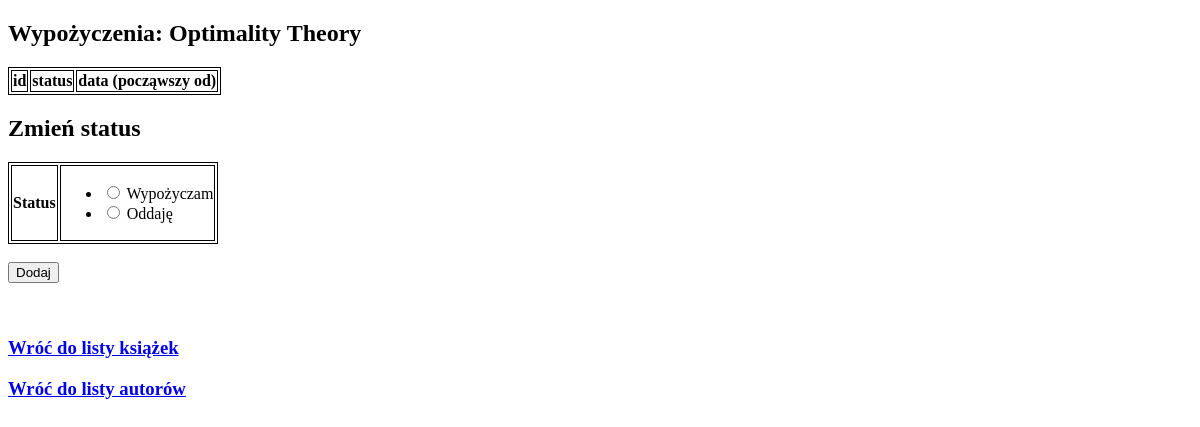
The page /books/1 on the database as committed earlier.
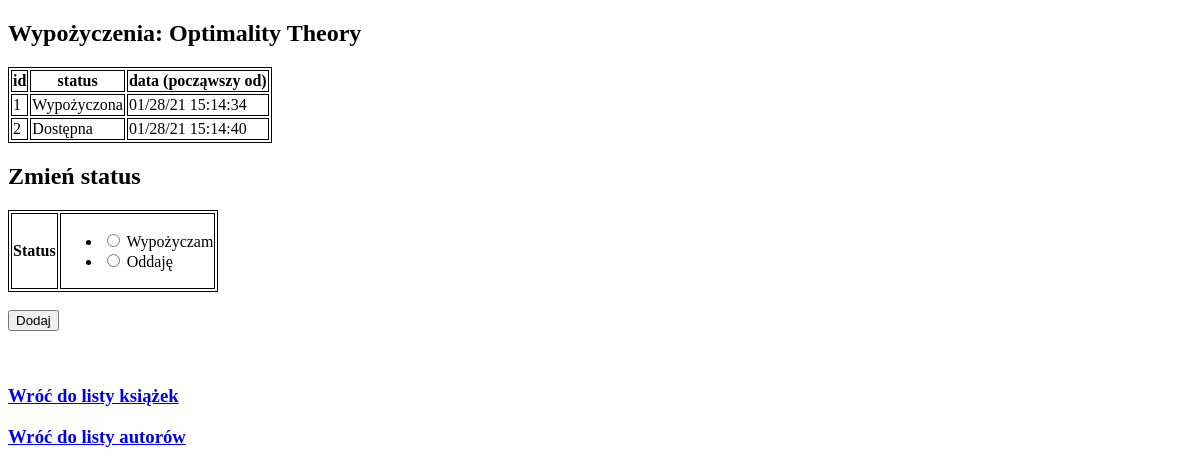
The same page on the database as committed later.
### app/models.py (models this page shows, shortened)
class Borrow(db.Model):
    __tablename__ = 'borrow'
    id = db.Column(db.Integer, primary_key=True)
    date = db.Column(db.DateTime, index=True, default=datetime.utcnow)
    book_id = db.Column(db.Integer, db.ForeignKey('book.id'))
    in_stock = db.Column(db.Boolean, default=False)

### app/routes.py (the view, shortened to what this page needs)
@app.route('/books/<int:book_id>', methods=["GET", "POST"])
def book_borrowings(book_id):
    error = None
    book = Book.query.get(book_id)
    borrows = [borrow for borrow in book.borrows]
    if len(borrows) != 0:
        latest = book.borrows[-1]
    else:
        latest = None
    form = BorrowForm()
    return render_template("book.html",
                           book=book, form=form, borrows=borrows, error=error)

### app/forms2.py
class BorrowForm(FlaskForm):
    in_stock = RadioField(
        "Status",
        choices=["Wypożyczam", "Oddaję"],
        validators=[DataRequired()]
    )

### app/templates/book.html (shortened to what this page needs)
<!DOCTYPE html>
<html lang="en">
<head>
</head>
<h2>Wypożyczenia: {{book.title}} </h2>
<table>
    <thead>
    <th>id</th>
    <th>status</th>
    <th>data (począwszy od)</th>
    </thead>
    {% for borrow in borrows %}
    <tr>
        <td>{{ borrow.id }}</td>
        <td>{% if borrow.in_stock==False %} Wypożyczona {% elif borrow.in_stock==True %} Dostępna {% endif %}</td>
        <td>{{ (borrow.date).strftime("%x") }} {{ (borrow.date).strftime("%X") }}</td>
    </tr>
    {% endfor %}
</table>
<div>
    <h2> Zmień status</h2>
    <form method="POST" action="/books/{{ book.id }}">
        <table>
                <tr>
                    <th>Status</th>
                    <td>{{ form.in_stock }}</td>
                </tr>
        </table>
        <br>
        <input type="submit" value="Dodaj">
    </form>
</div>
<br><br>
<h3><a href="/books/">Wróć do listy książek</a></h3>
<h3><a href="/authors/">Wróć do listy autorów</a></h3>
</html>

Rows that differ between the two databases and show on the page:
added Borrow: id "1", in_stock "Wypożyczona", date "01/28/21", date "15:14:34"
added Borrow: id "2", in_stock "Dostępna", date "01/28/21", date "15:14:40"
